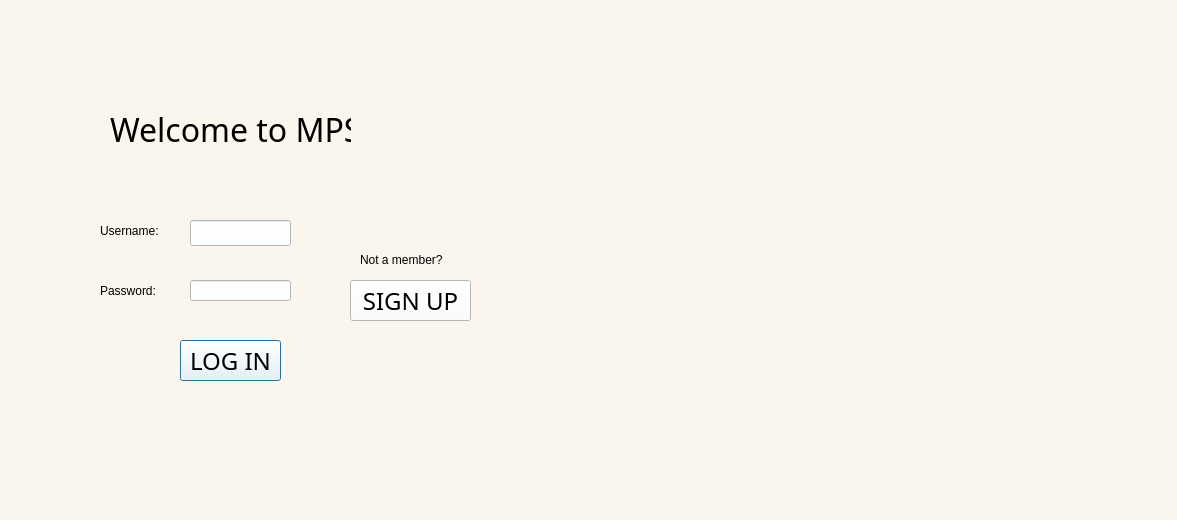
<?xml version="1.0" encoding="UTF-8"?>
<ui version="4.0">
 <class>Login</class>
 <widget class="QDialog" name="Login">
  <property name="geometry">
   <rect>
    <x>0</x>
    <y>0</y>
    <width>1177</width>
    <height>520</height>
   </rect>
  </property>
  <property name="windowTitle">
   <string>Log In Page</string>
  </property>
  <property name="windowIcon">
   <iconset>
    <normaloff>../../../../Downloads/logo-miu.ico</normaloff>../../../../Downloads/logo-miu.ico</iconset>
  </property>
  <property name="styleSheet">
   <string notr="true">background-color: rgb(250, 246, 238);</string>
  </property>
  <widget class="QLabel" name="LOGO">
   <property name="geometry">
    <rect>
     <x>520</x>
     <y>0</y>
     <width>641</width>
     <height>511</height>
    </rect>
   </property>
   <property name="text">
    <string/>
   </property>
   <property name="pixmap">
    <pixmap>../../../../Downloads/logo-miu.png</pixmap>
   </property>
  </widget>
  <widget class="QLabel" name="UserName">
   <property name="geometry">
    <rect>
     <x>100</x>
     <y>220</y>
     <width>71</width>
     <height>21</height>
    </rect>
   </property>
   <property name="styleSheet">
    <string notr="true">font: 14pt &quot;Agency FB&quot;;</string>
   </property>
   <property name="text">
    <string>Username:</string>
   </property>
  </widget>
  <widget class="QLabel" name="Password">
   <property name="geometry">
    <rect>
     <x>100</x>
     <y>280</y>
     <width>71</width>
     <height>21</height>
    </rect>
   </property>
   <property name="styleSheet">
    <string notr="true">font: 14pt &quot;Agency FB&quot;;</string>
   </property>
   <property name="text">
    <string>Password:</string>
   </property>
  </widget>
  <widget class="QLineEdit" name="PW">
   <property name="geometry">
    <rect>
     <x>190</x>
     <y>280</y>
     <width>101</width>
     <height>21</height>
    </rect>
   </property>
   <property name="styleSheet">
    <string notr="true">font: 12pt &quot;Agency FB&quot;;
background-color: rgb(252, 254, 255);</string>
   </property>
   <property name="echoMode">
    <enum>QLineEdit::Password</enum>
   </property>
  </widget>
  <widget class="QPushButton" name="LOGIN">
   <property name="geometry">
    <rect>
     <x>180</x>
     <y>340</y>
     <width>101</width>
     <height>41</height>
    </rect>
   </property>
   <property name="font">
    <font>
     <family>Agency FB</family>
     <pointsize>18</pointsize>
     <italic>false</italic>
     <bold>false</bold>
    </font>
   </property>
   <property name="styleSheet">
    <string notr="true">font: 18pt &quot;Agency FB&quot;;
background-color: rgb(252, 254, 255);</string>
   </property>
   <property name="text">
    <string>LOG IN</string>
   </property>
  </widget>
  <widget class="QLabel" name="ErrorMs">
   <property name="geometry">
    <rect>
     <x>90</x>
     <y>410</y>
     <width>371</width>
     <height>31</height>
    </rect>
   </property>
   <property name="styleSheet">
    <string notr="true">font: 14pt &quot;Agency FB&quot;;</string>
   </property>
   <property name="text">
    <string/>
   </property>
  </widget>
  <widget class="QLabel" name="label_2">
   <property name="geometry">
    <rect>
     <x>110</x>
     <y>109</y>
     <width>241</width>
     <height>41</height>
    </rect>
   </property>
   <property name="font">
    <font>
     <family>Agency FB</family>
     <pointsize>24</pointsize>
     <italic>false</italic>
     <bold>false</bold>
    </font>
   </property>
   <property name="styleSheet">
    <string notr="true">font: 24pt &quot;Agency FB&quot;;</string>
   </property>
   <property name="text">
    <string>Welcome to MPS</string>
   </property>
  </widget>
  <widget class="QLabel" name="label">
   <property name="geometry">
    <rect>
     <x>360</x>
     <y>250</y>
     <width>131</width>
     <height>20</height>
    </rect>
   </property>
   <property name="focusPolicy">
    <enum>Qt::NoFocus</enum>
   </property>
   <property name="styleSheet">
    <string notr="true">font: 14pt &quot;Agency FB&quot;;</string>
   </property>
   <property name="text">
    <string>Not a member?</string>
   </property>
  </widget>
  <widget class="QPushButton" name="SIGNUP">
   <property name="geometry">
    <rect>
     <x>350</x>
     <y>280</y>
     <width>121</width>
     <height>41</height>
    </rect>
   </property>
   <property name="font">
    <font>
     <family>Agency FB</family>
     <pointsize>18</pointsize>
     <italic>false</italic>
     <bold>false</bold>
    </font>
   </property>
   <property name="styleSheet">
    <string notr="true">font: 18pt &quot;Agency FB&quot;;
background-color: rgb(252, 254, 255);</string>
   </property>
   <property name="text">
    <string>SIGN UP</string>
   </property>
  </widget>
  <widget class="QLineEdit" name="UN">
   <property name="geometry">
    <rect>
     <x>190</x>
     <y>220</y>
     <width>101</width>
     <height>26</height>
    </rect>
   </property>
   <property name="styleSheet">
    <string notr="true">font: 12pt &quot;Agency FB&quot;;
background-color: rgb(252, 254, 255);</string>
   </property>
  </widget>
 </widget>
 <resources/>
 <connections/>
</ui>
